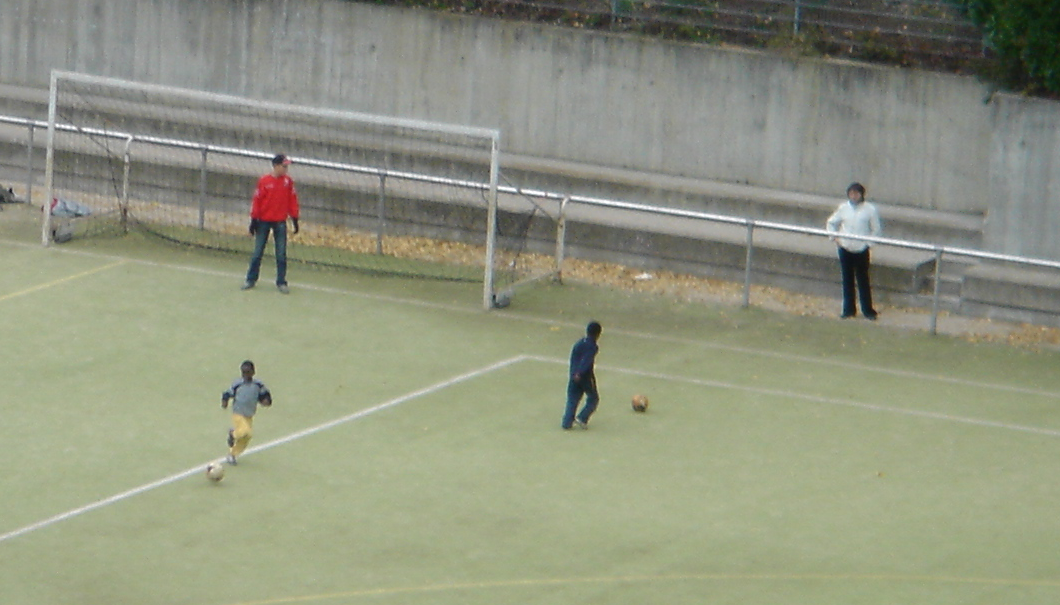
#> input picture data/picture1.png, 1060 x 605 px
$ python hog.py   (older library calls are emulated)
#> lines starting #> are read from the running program, lines starting #| are printed output that depends on the picture
import cv2
import numpy as np
import math
import matplotlib.pyplot as plt


class Hog_descriptor():
    def __init__(self, img, cell_size=16, bin_size=8):
        self.img = img
        self.img = np.sqrt(img / float(np.max(img)))
        self.img = self.img * 255
        self.cell_size = cell_size
        self.bin_size = bin_size
        self.angle_unit = 360 / self.bin_size
        assert type(self.bin_size) == int, "bin_size should be integer,"
        assert type(self.cell_size) == int, "cell_size should be integer,"
        assert type(self.angle_unit) == int, "bin_size should be divisible by 360"

    # [73 lines left out: functions extract, global_gradient, cell_gradient, get_closest_bins, render_gradient, not called in this run]

img = cv2.imread('data/picture1.png', cv2.IMREAD_GRAYSCALE)
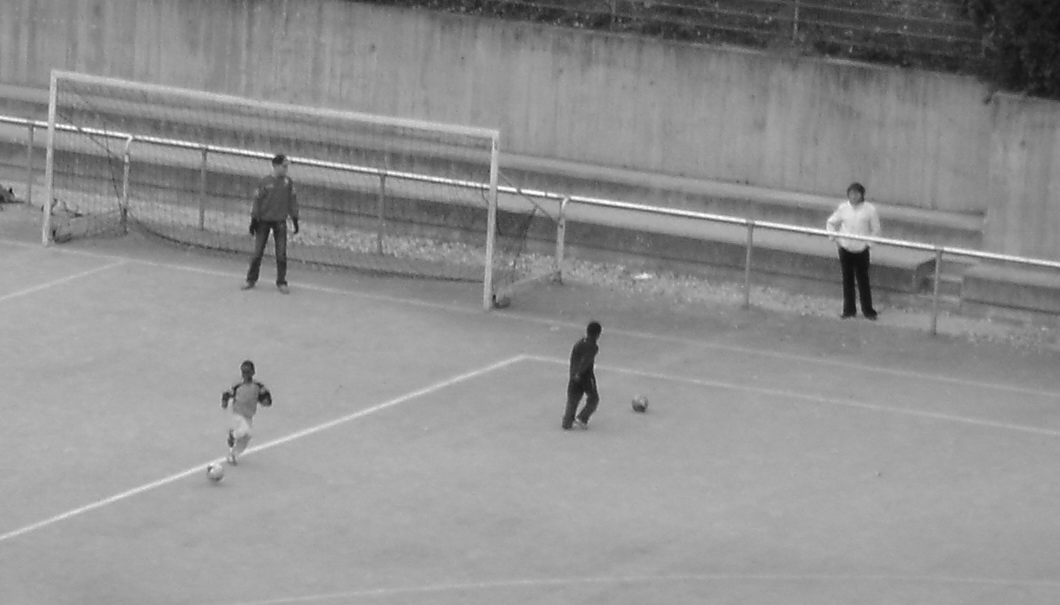
#> img: shape (605, 1060); min 15, max 255, mean 144.4
hog = Hog_descriptor(img, cell_size=8, bin_size=8)
#> in __init__, `self.img = np.sqrt(img / float(np.max(img)))`:
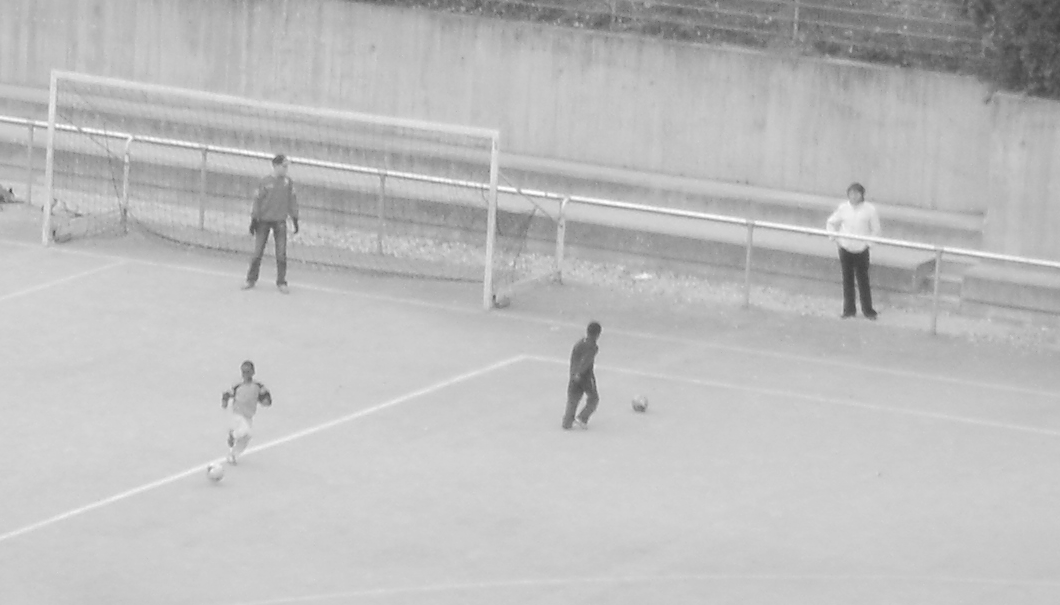
#> self.img: shape (605, 1060) float64; min 0.243, max 1, mean 0.747
#> (the run stopped early here; a loop or call above may not have finished)

$ run again, with data/picture2.png copied over data/picture1.png
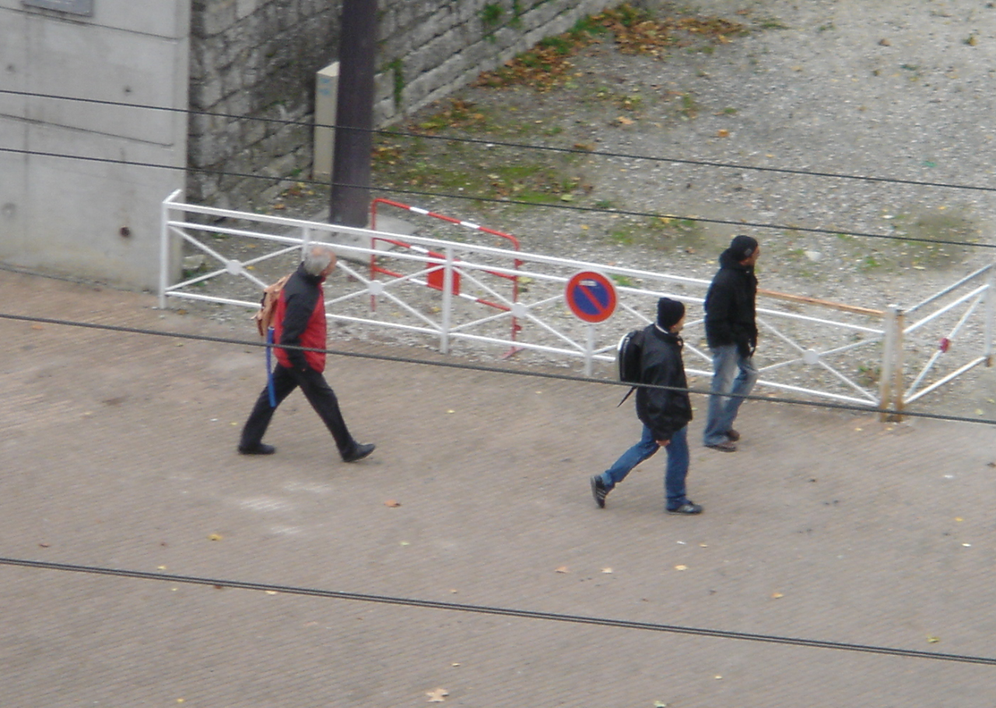
#> input picture data/picture2.png, 996 x 708 px, shrunk from 1280 x 910 before the run
#> `img = cv2.imread('data/picture1.png', cv2.IMREAD_GRAYSCALE)`:
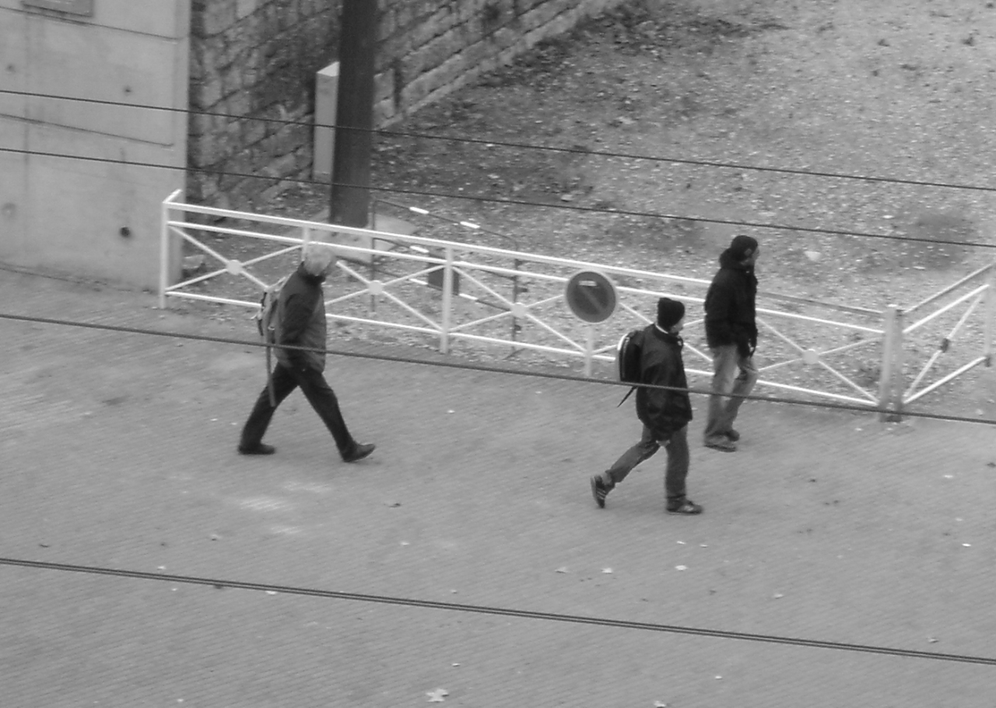
#> img: shape (708, 996); min 16, max 255, mean 142.3
#> in __init__, `self.img = np.sqrt(img / float(np.max(img)))`:
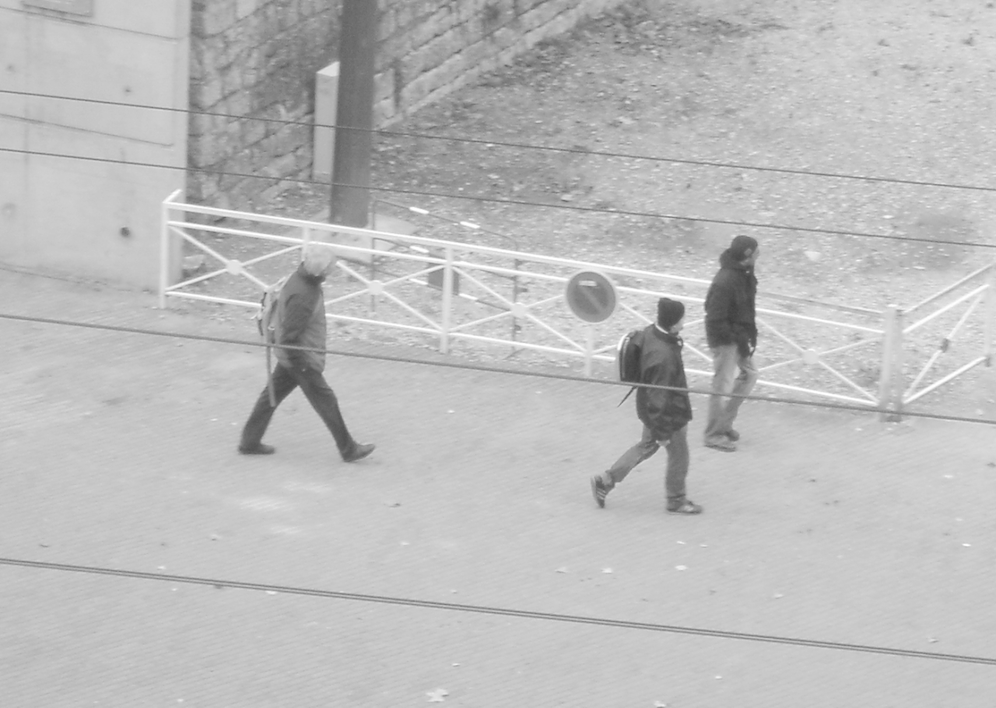
#> self.img: shape (708, 996) float64; min 0.25, max 1, mean 0.74
